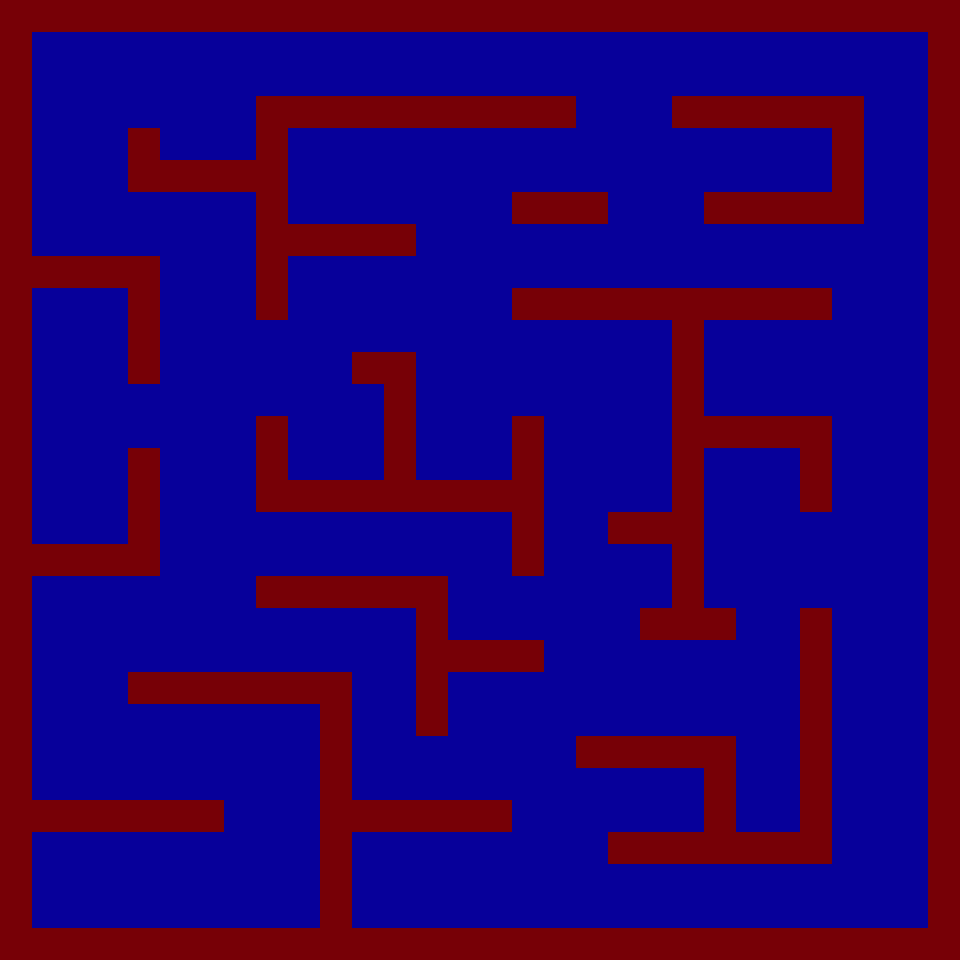

Tiled map render using the project's own tile images. Description and the map definition, with tile-layer contents summarised, below:
An orthogonal 30x30 tile map with 32x32 px tiles, 2 tile layers (Background, Scenery) and 76 objects (36x coin, player).

<map version="1.0" orientation="orthogonal" renderorder="right-down" width="30" height="30" tilewidth="32" tileheight="32" nextobjectid="85">
 <tileset firstgid="1" name="tileset01" tilewidth="32" tileheight="32" tilecount="2" columns="2">
  <image source="tileset01.png" width="64" height="32" />
 </tileset>
 <layer name="Background" width="30" height="30">
  <data>[900 cells, 900 non-empty, 1 distinct tile ids]</data>
 </layer>
 <layer name="Scenery" width="30" height="30">
  <data>[900 cells, 280 non-empty, 1 distinct tile ids]</data>
 </layer>
 <objectgroup name="ObjectData">
  <object id="17" name="coin" x="160" y="864" width="32" height="32" />
  <object id="18" name="coin" x="256" y="864" width="32" height="32" />
  <object id="19" name="coin" x="256" y="736" width="32" height="32" />
  <object id="20" name="coin" x="160" y="736" width="32" height="32" />
  <object id="21" name="coin" x="64" y="736" width="32" height="32" />
  <object id="22" name="coin" x="64" y="608" width="32" height="32" />
  <object id="23" name="coin" x="160" y="608" width="32" height="32" />
  <object id="24" name="coin" x="384" y="864" width="32" height="32" />
  <object id="25" name="coin" x="544" y="864" width="32" height="32" />
  <object id="26" name="coin" x="512" y="736" width="32" height="32" />
  <object id="27" name="coin" x="64" y="384" width="32" height="32" />
  <object id="28" name="coin" x="64" y="480" width="32" height="32" />
  <object id="29" name="coin" x="192" y="448" width="32" height="32" />
  <object id="30" name="coin" x="192" y="512" width="32" height="32" />
  <object id="31" name="coin" x="192" y="384" width="32" height="32" />
  <object id="32" name="coin" x="320" y="416" width="32" height="32" />
  <object id="33" name="coin" x="448" y="416" width="32" height="32" />
  <object id="34" name="player" x="64" y="864" width="32" height="32" />
  <object id="64" name="coin" x="608" y="672" width="32" height="32" />
  <object id="65" name="coin" x="736" y="672" width="32" height="32" />
  <object id="66" name="coin" x="864" y="832" width="32" height="32" />
  <object id="67" name="coin" x="864" y="736" width="32" height="32" />
  <object id="68" name="coin" x="864" y="640" width="32" height="32" />
  <object id="69" name="coin" x="864" y="544" width="32" height="32" />
  <object id="70" name="coin" x="768" y="544" width="32" height="32" />
  <object id="71" name="coin" x="608" y="448" width="32" height="32" />
  <object id="72" name="coin" x="608" y="352" width="32" height="32" />
  <object id="73" name="coin" x="736" y="352" width="32" height="32" />
  <object id="74" name="coin" x="800" y="352" width="32" height="32" />
  <object id="76" name="coin" x="192" y="96" width="32" height="32" />
  <object id="77" name="coin" x="64" y="160" width="32" height="32" />
  <object id="78" name="coin" x="64" y="64" width="32" height="32" />
  <object id="79" name="coin" x="608" y="96" width="32" height="32" />
  <object id="80" name="coin" x="320" y="160" width="32" height="32" />
  <object id="81" name="coin" x="416" y="160" width="32" height="32" />
  <object id="83" name="coin" x="448" y="256" width="32" height="32" />
  <object id="84" name="coin" x="352" y="288" width="32" height="32" />
 </objectgroup>
 <objectgroup name="PhysicsData">
  <object id="5" x="32" y="800" width="192" height="32" />
  <object id="6" x="32" y="544" width="128" height="32" />
  <object id="7" x="128" y="448" width="32" height="96" />
  <object id="8" x="256" y="416" width="32" height="96" />
  <object id="9" x="288" y="480" width="224" height="32" />
  <object id="10" x="512" y="416" width="32" height="160" />
  <object id="11" x="256" y="576" width="192" height="32" />
  <object id="12" x="416" y="608" width="32" height="128" />
  <object id="13" x="448" y="640" width="96" height="32" />
  <object id="14" x="128" y="672" width="224" height="32" />
  <object id="15" x="320" y="704" width="32" height="224" />
  <object id="16" x="352" y="800" width="160" height="32" />
  <object id="36" x="0" y="0" width="960" height="32" />
  <object id="37" x="928" y="32" width="32" height="928" />
  <object id="38" x="0" y="928" width="928" height="32" />
  <object id="39" x="0" y="32" width="32" height="896" />
  <object id="41" x="32" y="256" width="128" height="32" />
  <object id="42" x="128" y="288" width="32" height="96" />
  <object id="43" x="352" y="352" width="64" height="32" />
  <object id="44" x="384" y="384" width="32" height="96" />
  <object id="45" x="128" y="128" width="32" height="64" />
  <object id="46" x="160" y="160" width="96" height="32" />
  <object id="47" x="256" y="96" width="32" height="224" />
  <object id="48" x="288" y="224" width="128" height="32" />
  <object id="49" x="288" y="96" width="288" height="32" />
  <object id="50" x="512" y="192" width="96" height="32" />
  <object id="51" x="672" y="96" width="192" height="32" />
  <object id="52" x="832" y="128" width="32" height="96" />
  <object id="53" x="704" y="192" width="128" height="32" />
  <object id="54" x="512" y="288" width="320" height="32" />
  <object id="55" x="672" y="320" width="32" height="288" />
  <object id="56" x="640" y="608" width="96" height="32" />
  <object id="57" x="608" y="512" width="64" height="32" />
  <object id="58" x="704" y="416" width="128" height="32" />
  <object id="59" x="800" y="448" width="32" height="64" />
  <object id="60" x="800" y="608" width="32" height="256" />
  <object id="61" x="608" y="832" width="192" height="32" />
  <object id="62" x="576" y="736" width="160" height="32" />
  <object id="63" x="704" y="768" width="32" height="64" />
 </objectgroup>
</map>
